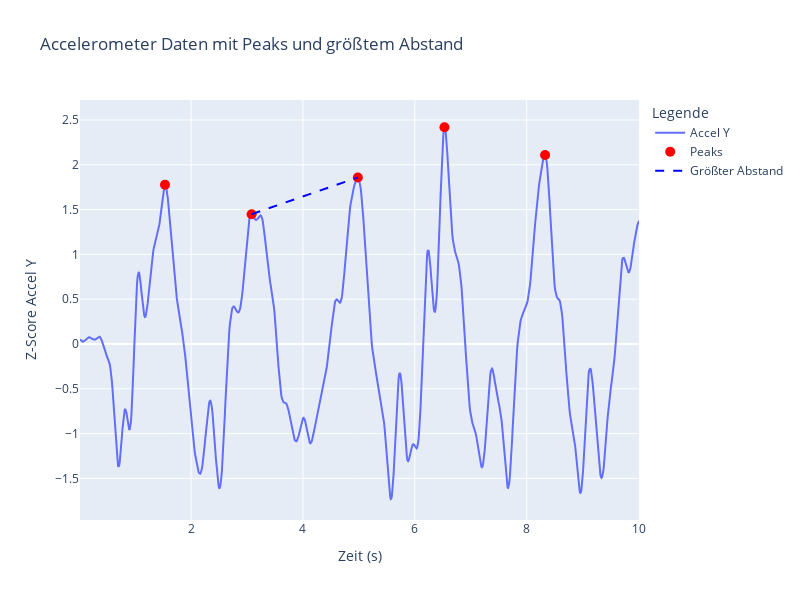

The notebook cell this image was saved under:
### Code cell
sq_peaks, _ = find_peaks(filtered_df_sq_z['Z_Score_Y'], prominence=2, height=1)

peak_distances = np.diff(sq_peaks)

sq_max_distance = np.max(peak_distances)

# Peaks für Kniebeugen plotten
plot_peaks(filtered_df_sq_z, sq_peaks)

### Figure 1 — Plotly figure (JSON) as saved in the notebook; plotly's stock layout.template omitted (floating-point values rounded to 4 significant figures; data arrays with more than 128 entries replaced by an {"elided": "..."} marker saying what was removed)
{"data": [{"mode": "lines", "name": "Accel Y", "type": "scatter", "x": {"elided": "1001 float values"}, "y": {"elided": "1001 float values"}}, {"marker": {"color": "red", "size": 10}, "mode": "markers", "name": "Peaks", "type": "scatter", "x": [1.534, 3.082, 4.981, 6.53, 8.328], "y": [1.778, 1.448, 1.858, 2.419, 2.108]}, {"line": {"color": "blue", "dash": "dash", "width": 2}, "mode": "lines", "name": "Größter Abstand", "type": "scatter", "x": [3.082, 4.981], "y": [1.448, 1.858]}], "layout": {"height": 600, "legend": {"title": {"text": "Legende"}}, "title": {"text": "Accelerometer Daten mit Peaks und größtem Abstand"}, "width": 800, "xaxis": {"title": {"text": "Zeit (s)"}}, "yaxis": {"title": {"text": "Z-Score Accel Y"}}}}
